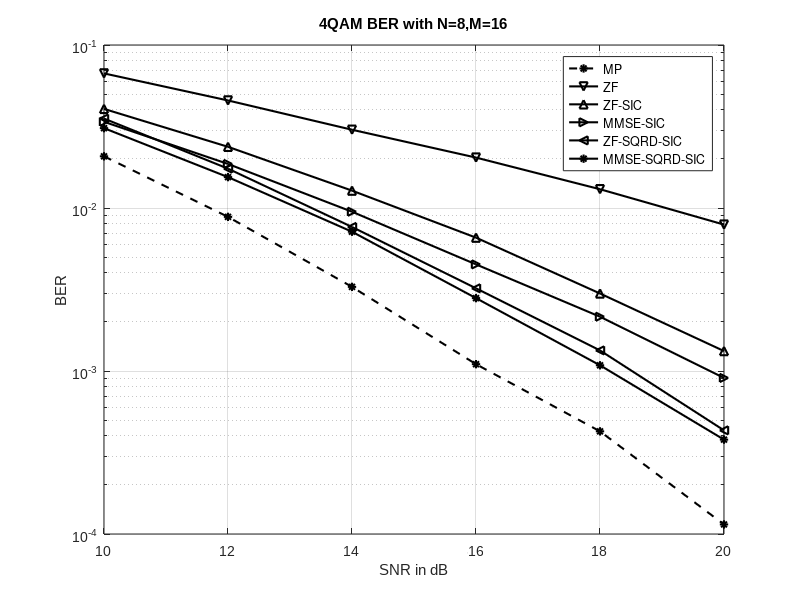
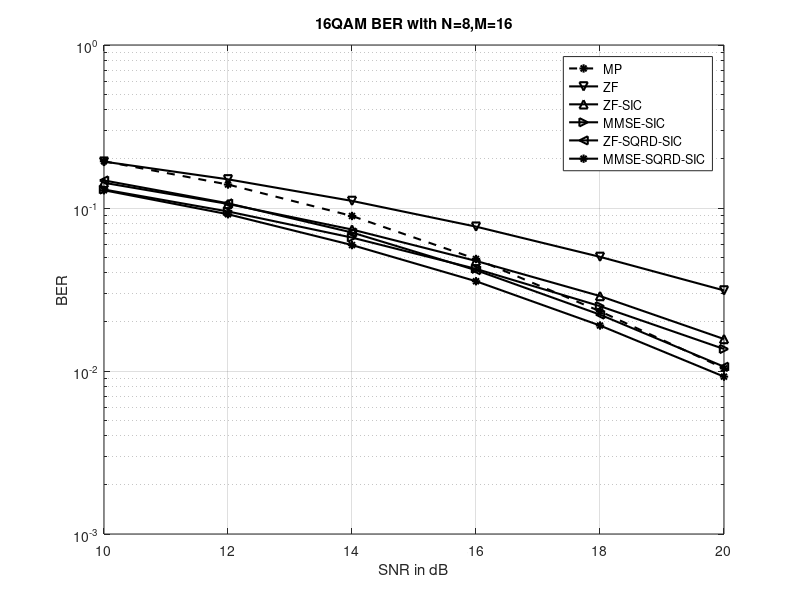
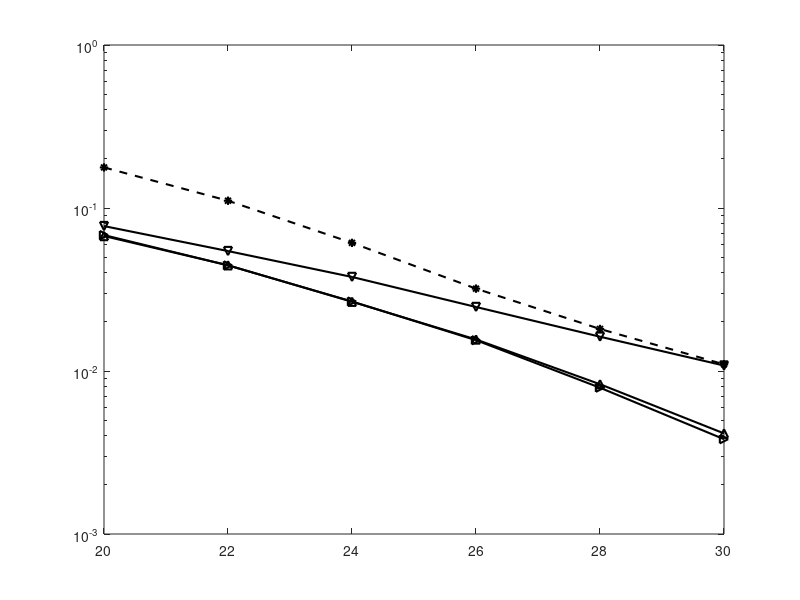

The MATLAB source for these figures, in order: (Note: this script raises an error after producing the figures.)
linewidth = 1.5;
figure
load('OTFS_4QAM_MN16x8_10_2_20_MP.mat')
semilogy(SNR_dB, err_ber_fram,'k--*','LineWidth',linewidth);
hold on
load('OTFS_4QAM_MN16x8_10_2_20_ZF.mat')
semilogy(SNR_dB, err_ber_fram,'k-v','LineWidth',linewidth);
load('OTFS_4QAM_MN16x8_10_2_20_ZFSIC.mat')
semilogy(SNR_dB, err_ber_fram,'k-^','LineWidth',linewidth);
load('OTFS_4QAM_MN16x8_10_2_20_MMSESIC.mat')
semilogy(SNR_dB, err_ber_fram,'k->','LineWidth',linewidth);
load('OTFS_4QAM_MN16x8_10_2_20_SQRD_ZFSIC.mat');
semilogy(SNR_dB, err_ber_fram,'k-<','LineWidth',linewidth);
load('OTFS_4QAM_MN16x8_10_2_20_SQRD_MMSESIC.mat');
semilogy(SNR_dB, err_ber_fram,'k-*','LineWidth',linewidth);
hold off
title(sprintf('4QAM BER with N=8,M=16'))
ylabel('BER'); xlabel('SNR in dB');grid on
legend('MP','ZF','ZF-SIC','MMSE-SIC','ZF-SQRD-SIC','MMSE-SQRD-SIC');
% set(gcf,'Color','none');
set(gca, 'FontName', 'Arial')
% export_fig 4QAM_16x8.eps
% export_fig 4QAM_16x8.pdf

figure 
load('OTFS_16QAM_MN16x8_10_2_20_MP.mat')
semilogy(SNR_dB, err_ber_fram,'k--*','LineWidth',linewidth);
hold on
load('OTFS_16QAM_MN16x8_10_2_20_ZF.mat')
semilogy(SNR_dB, err_ber_fram,'k-v','LineWidth',linewidth);
load('OTFS_16QAM_MN16x8_10_2_20_ZFSIC.mat')
semilogy(SNR_dB, err_ber_fram,'k-^','LineWidth',linewidth);
load('OTFS_16QAM_MN16x8_10_2_20_MMSESIC.mat')
semilogy(SNR_dB, err_ber_fram,'k->','LineWidth',linewidth);
load('OTFS_16QAM_MN16x8_10_2_20_SQRD_ZFSIC.mat');
semilogy(SNR_dB, err_ber_fram,'k-<','LineWidth',linewidth);
load('OTFS_16QAM_MN16x8_10_2_20_SQRD_MMSESIC.mat');
semilogy(SNR_dB, err_ber_fram,'k-*','LineWidth',linewidth);
hold off
title(sprintf('16QAM BER with N=8,M=16'))
ylabel('BER'); xlabel('SNR in dB');grid on
legend('MP','ZF','ZF-SIC','MMSE-SIC','ZF-SQRD-SIC','MMSE-SQRD-SIC');
% set(gcf,'Color','none');
% set(gca, 'FontName', 'Arial')
% export_fig 16QAM_16x8.eps
% export_fig 16QAM_16x8.pdf

figure 
load('OTFS_64QAM_MN16x8_20_2_30_MP.mat')
semilogy(SNR_dB, err_ber_fram,'k--*','LineWidth',linewidth);
hold on
load('OTFS_64QAM_MN16x8_20_2_30_ZF.mat')
semilogy(SNR_dB, err_ber_fram,'k-v','LineWidth',linewidth);
load('OTFS_64QAM_MN16x8_20_2_30_ZFSIC.mat')
semilogy(SNR_dB, err_ber_fram,'k-^','LineWidth',linewidth);
load('OTFS_64QAM_MN16x8_20_2_30_MMSESIC.mat')
semilogy(SNR_dB, err_ber_fram,'k->','LineWidth',linewidth);
load('OTFS_64QAM_MN16x8_20_2_30_SQRD_ZFSIC.mat');
semilogy(SNR_dB, err_ber_fram,'k-<','LineWidth',linewidth);
load('OTFS_64QAM_MN16x8_20_2_30_SQRD_MMSESIC.mat');
semilogy(SNR_dB, err_ber_fram,'k-*','LineWidth',linewidth);
hold off
title(sprintf('64QAM BER with N=8,M=16'))
ylabel('BER'); xlabel('SNR in dB');grid on
legend('MP','ZF','ZF-SIC','MMSE-SIC','ZF-SQRD-SIC','MMSE-SQRD-SIC');
% set(gcf,'Color','none');
% set(gca, 'FontName', 'Arial')
% export_fig 64QAM_16x8.eps
% export_fig 64QAM_16x8.pdf

figure
load('OTFS_4QAM_MN8x8_10_2_20_MP.mat')
semilogy(SNR_dB, err_ber_fram,'k--*','LineWidth',linewidth);
hold on
load('OTFS_4QAM_MN8x8_10_2_20_ZF.mat')
semilogy(SNR_dB, err_ber_fram,'k-v','LineWidth',linewidth);
load('OTFS_4QAM_MN8x8_10_2_20_ZFSIC.mat')
semilogy(SNR_dB, err_ber_fram,'k-^','LineWidth',linewidth);
load('OTFS_4QAM_MN8x8_10_2_20_MMSESIC.mat')
semilogy(SNR_dB, err_ber_fram,'k->','LineWidth',linewidth);
load('OTFS_4QAM_MN8x8_10_2_20_SQRD_ZFSIC.mat');
semilogy(SNR_dB, err_ber_fram,'k-<','LineWidth',linewidth);
load('OTFS_4QAM_MN8x8_10_2_20_SQRD_MMSESIC.mat');
semilogy(SNR_dB, err_ber_fram,'k-*','LineWidth',linewidth);
hold off
title(sprintf('4QAM BER with N=8,M=8'))
ylabel('BER'); xlabel('SNR in dB');grid on
legend('MP','ZF','ZF-SIC','MMSE-SIC','ZF-SQRD-SIC','MMSE-SQRD-SIC');
% set(gcf,'Color','none');
set(gca, 'FontName', 'Arial')
% export_fig 4QAM_8x8.eps
% export_fig 4QAM_8x8.pdf

figure 
load('OTFS_16QAM_MN8x8_10_2_20_MP.mat')
semilogy(SNR_dB, err_ber_fram,'k--*','LineWidth',linewidth);
hold on
load('OTFS_16QAM_MN8x8_10_2_20_ZF.mat')
semilogy(SNR_dB, err_ber_fram,'k-v','LineWidth',linewidth);
load('OTFS_16QAM_MN8x8_10_2_20_ZFSIC.mat')
semilogy(SNR_dB, err_ber_fram,'k-^','LineWidth',linewidth);
load('OTFS_16QAM_MN8x8_10_2_20_MMSESIC.mat')
semilogy(SNR_dB, err_ber_fram,'k->','LineWidth',linewidth);
load('OTFS_16QAM_MN8x8_10_2_20_SQRD_ZFSIC.mat');
semilogy(SNR_dB, err_ber_fram,'k-<','LineWidth',linewidth);
load('OTFS_16QAM_MN8x8_10_2_20_SQRD_MMSESIC.mat');
semilogy(SNR_dB, err_ber_fram,'k-*','LineWidth',linewidth);
hold off
title(sprintf('16QAM BER with N=8,M=8'))
ylabel('BER'); xlabel('SNR in dB');grid on
legend('MP','ZF','ZF-SIC','MMSE-SIC','ZF-SQRD-SIC','MMSE-SQRD-SIC');
% set(gcf,'Color','none');
% set(gca, 'FontName', 'Arial')
% export_fig 16QAM_8x8.eps
% export_fig 16QAM_8x8.pdf

figure 
load('OTFS_64QAM_MN8x8_20_2_30_MP.mat')
semilogy(SNR_dB, err_ber_fram,'k--*','LineWidth',linewidth);
hold on
load('OTFS_64QAM_MN8x8_20_2_30_ZF.mat')
semilogy(SNR_dB, err_ber_fram,'k-v','LineWidth',linewidth);
load('OTFS_64QAM_MN8x8_20_2_30_ZFSIC.mat')
semilogy(SNR_dB, err_ber_fram,'k-^','LineWidth',linewidth);
load('OTFS_64QAM_MN8x8_20_2_30_MMSESIC.mat')
semilogy(SNR_dB, err_ber_fram,'k->','LineWidth',linewidth);
load('OTFS_64QAM_MN8x8_20_2_30_SQRD_ZFSIC.mat');
semilogy(SNR_dB, err_ber_fram,'k-<','LineWidth',linewidth);
load('OTFS_64QAM_MN8x8_20_2_30_SQRD_MMSESIC.mat');
semilogy(SNR_dB, err_ber_fram,'k-*','LineWidth',linewidth);
hold off
title(sprintf('64QAM BER with N=8,M=8'))
ylabel('BER'); xlabel('SNR in dB');grid on
legend('MP','ZF','ZF-SIC','MMSE-SIC','ZF-SQRD-SIC','MMSE-SQRD-SIC');
% set(gcf,'Color','none');
% set(gca, 'FontName', 'Arial')
% export_fig 64QAM_8x8.eps
% export_fig 64QAM_8x8.pdf
